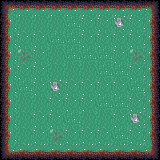

A level layout from a 2D game, rendered from its tile map. Below: a short description, then the map file with its tile-grid data intact:
An orthogonal 10x10 tile map with 16x16 px tiles, 1 tile layer (Tile Layer 1).

<map version="1.2" tiledversion="1.2.3" orientation="orthogonal" renderorder="right-down" width="10" height="10" tilewidth="16" tileheight="16" infinite="0" nextlayerid="2" nextobjectid="1">
 <tileset firstgid="1" source="Environment.tsx" />
 <layer id="1" name="Tile Layer 1" width="10" height="10">
  <data encoding="csv">
1,2,2,2,2,2,2,2,2,3,
9,4,4,4,5,10,10,12,10,11,
9,10,10,5,5,10,10,10,10,11,
9,13,10,4,5,5,5,10,13,11,
9,10,10,4,4,4,5,5,10,11,
9,5,10,12,10,10,10,10,5,11,
9,4,4,10,10,10,5,5,10,11,
9,4,10,10,5,4,4,10,12,11,
9,4,10,13,10,10,10,5,10,11,
17,18,18,18,18,18,18,18,18,19
</data>
 </layer>
</map>